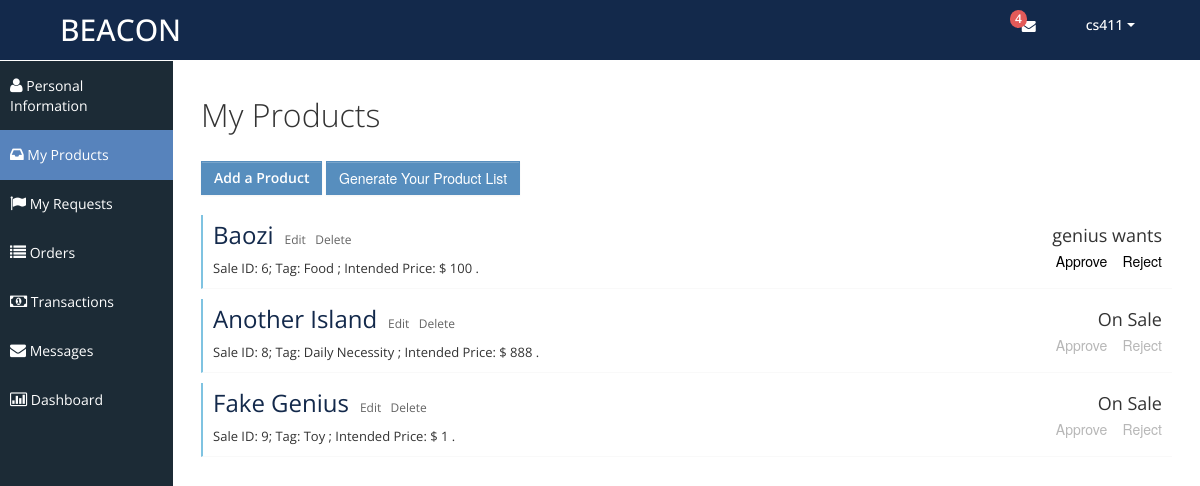
Page /myproducts.php (signed in) on the committed database.
### tables this page shows
CREATE TABLE `Sales` (
  `SaleId` int NOT NULL,
  `SellerId` varchar(50) DEFAULT NULL,
  `ProductName` varchar(50) DEFAULT NULL,
  `Tag` varchar(50) DEFAULT NULL,
  `Description` varchar(500) DEFAULT NULL,
  `Image` varchar(100) DEFAULT NULL,
  `IntendedPrice` double DEFAULT NULL,
  `OriginalPrice` double DEFAULT NULL,
  `Depreciation` int DEFAULT NULL,
  `IntendedBuyerId` varchar(50) DEFAULT NULL
);

### myproducts.php (the view, shortened to what this page needs)
<?php
	$curr_user = $_SESSION['curr_user'];
	if (empty($curr_user)) {
		$msg = "curr_user is empty";
	}
	else {
		$conn = connectDB();
		$sql = "SELECT * FROM Sales WHERE SellerId = '$curr_user'";
		$result = $conn->query($sql);
		$array = array();
		while($row = mysqli_fetch_assoc($result)){
			$array[]=$row;
		}
	}
?>
<!DOCTYPE html>
<html lang="en">
<head>
	<link id="bootstrap-style" href="css/bootstrap.min.css" rel="stylesheet">
	<link href="css/bootstrap-responsive.min.css" rel="stylesheet">
	<link id="base-style" href="css/style.css" rel="stylesheet">
	<link id="base-style-responsive" href="css/style-responsive.css" rel="stylesheet">
</head>
<body>
	<div class="navbar">
		<div class="navbar-inner">
			<div class="container-fluid">
				<a class="brand" href="index.php"><span>BEACON</span></a>
				<div class="nav-no-collapse header-nav">
					<ul class="nav pull-right">
						<li class="dropdown hidden-phone">
							<a class="btn dropdown-toggle" data-toggle="dropdown" href="#">
								<i class="icon-envelope"></i>
								<span class="badge red"> 4 </span>
							</a>
						</li>
						<li class="dropdown">
							<a class="btn dropdown-toggle" data-toggle="dropdown" href="#">
								<span><?php echo $curr_user; ?></span>
								<span class="caret"></span>
							</a>
						</li>
					</ul>
				</div>
			</div>
		</div>
	</div>
	<div class="container-fluid-full">
	<div class="row-fluid">
	<div id="sidebar-left" class="span2">
		<div class="nav-collapse sidebar-nav">
			<ul class="nav nav-tabs nav-stacked main-menu">
				<li><a href="myprofile.php"><i class="icon-user"></i><span class="hidden-tablet"> Personal Information</span></a></li>
				<li><a href="myproducts.php"><i class="icon-inbox"></i><span class="hidden-tablet"> My Products</span></a></li>
				<li><a href="myrequests.php"><i class="icon-flag"></i><span class="hidden-tablet"> My Requests</span></a></li>
				<li><a href="myorders.php"><i class="icon-list"></i><span class="hidden-tablet"> Orders</span></a></li>
				<li><a href="mytransactions.php"><i class="icon-money"></i><span class="hidden-tablet"> Transactions</span></a></li>
				<li><a href="mymessages.php"><i class="icon-envelope"></i><span class="hidden-tablet"> Messages</span></a></li>
				<li><a href="dashboard.php"><i class="icon-bar-chart"></i><span class="hidden-tablet"> Dashboard</span></a></li>
			</ul>
		</div>
	</div>
	<div id="content" class="span10">
		<div class="row-fluid">
			<div class="span12">
				<h1>My Products</h1> </br>
				<a href= "post_product.php" type="btn" class="btn btn-primary" style="font-weight:600;">Add a Product</a>
				<button type="btn" class="btn btn-primary">Generate Your Product List</button></br>
				<?php foreach($array as $val): ?>
				<div class="task none" style="margin-top:10px;">
					<div class="desc">
						<span class="title">
							<a href="single-product.php?Id=<?php echo $val['SaleId'];?>&choosedb=Sales" style="color:#13294B;font-size:x-large;"><?php echo $val['ProductName']; ?></a>
						</span>&nbsp;
						<a href="edit_product.php?id=<?php echo $val['SaleId'];?>" style="font-size:12px;">Edit </a>&nbsp;
						<a href="javascript:void(0);" onclick="delete_post(<?php echo $val['SaleId']; ?>, 'Sales')" style="font-size:12px;">Delete</a>
						<div style="font-size:13px; margin-top:8px;">
							Sale ID: <?php echo $val['SaleId']; ?>;
							Tag: <?php echo $val['Tag']; ?> ;
							Intended Price: $ <?php echo $val['IntendedPrice']; ?> .
						</div>
					</div>
					<div class="time">
						<div class="date"> <?php echo $val['IntendedBuyerId']==null ? "On Sale": $val['IntendedBuyerId']." wants"; ?> </div>
						<div>
							<button type="querybtn" style="border:none; background:none;" onclick="approve_sale(<?php echo $val['SaleId']; ?>)" <?php echo $val['IntendedBuyerId']==null ? 'disabled':'' ?> >Approve</button>
							<button type="querybtn" style="border:none; background:none;margin-right:-6px;" onclick="reject_sale(<?php echo $val['SaleId']; ?>)" <?php echo $val['IntendedBuyerId']==null ? 'disabled':'' ?> >Reject</button>
						</div>
					</div>
				</div>
				<?php endforeach; ?>
			</div>
		</div>
	</div>
	</div>
	</div>
</body>
</html>

### css/style.css (style rules this page uses)
.red, .red [class="box-header"], .red.box, .slider.red .ui-slider-range, .progress.red .ui-progressbar-value, .sliderVertical.red .ui-slider-range, .progressSlim.red .ui-progressbar-value, .label-important, .badge-important { background: #E25A59 !important; border-color: #E25A59 !important; color: #fff; }
body { background: #F5F5F5; color: #333; border: none; font-family: 'Open Sans', sans-serif; font-weight: 400; }
a { color: #646464; }
h1 { font-size: 32px; line-height: 32px; font-weight: 300; }
.navbar { margin-bottom: 0px; }
.navbar-inner { margin-bottom: 0px; min-height: 60px; padding-right: 20px; padding-left: 20px; background: #13294b; filter: none; text-shadow: 1px 1px 1px #13294b; border: none; color: #fff; -webkit-border-radius: 0px; -moz-border-radius: 0px; border-radius: 0px; *zoom: 1; border-bottom: 1px solid #fff; }
.navbar-inner a { color: #7b7b7b; text-shadow: 0 -1px 1px #1e3877; }
.navbar-inner a i { margin-top: 2px; }
a.brand span { color: #fff; text-shadow: none; }
.header-nav { padding: 0px; color: #fff !important; background: #000 !important; }
.header-nav .nav { margin: 0px; }
.header-nav .btn { display: inline-block; padding: 21px 20px; margin-top: 0px; margin-left: 0px; font-size: 14px; line-height: 20px; text-align: center; text-shadow: none; vertical-align: middle; cursor: pointer; background: transparent; border-left: none; border-right: none; border-top: 0px; border-bottom: 0px; -webkit-border-radius: 0px; -moz-border-radius: 0px; border-radius: 0px; -webkit-box-shadow: none !important; -moz-box-shadow: none !important; box-shadow: none !important; }
.header-nav a.btn { color: #fff !important; text-shadow: none !important; padding: 15px 25px !important; }
.header-nav .btn .caret { border-top-color: #fff !important; border-bottom-color: #fff !important; }
#sidebar-left { background: #1C2B36; }
.sidebar-nav > ul { margin: 0px; padding-bottom: 1px; font-size: 14px; }
.nav-tabs.nav-stacked > li > a, .nav-tabs.nav-stacked > li > ul > li > a { padding: 15px 10px 14px 10px; color: #fff; border-top: none; border-bottom: 1px solid transparent; border-left: none; border-right: none; text-decoration: none; -webkit-border-radius: 0px; -moz-border-radius: 0px; border-radius: 0px; }
.nav-tabs.nav-stacked > li:last-child > a { border-bottom: 1px solid transparent; }
.nav-tabs.nav-stacked > li > a > i, .nav-tabs.nav-stacked > li > ul > li > a > i { opacity: 1; filter: alpha(opacity=100); -ms-filter:"progid:DXImageTransform.Microsoft.Alpha(Opacity=100)"; font-size: 16px; }
.nav-tabs.nav-stacked > li.active > a, .nav-tabs.nav-stacked > li > ul > li.active > a { background: #5783bc; border-bottom: 1px solid #5783bc; }
.nav-tabs.nav-stacked > li:first-child > a { margin: 0px 0px 0px 0px; -webkit-border-radius: 0px; -moz-border-radius: 0px; border-radius: 0px; }
.nav-tabs.nav-stacked > li:last-child > a { -webkit-border-radius: 0px; -moz-border-radius: 0px; border-radius: 0px; }
#content { background: #ffffff; filter: none; min-height: 100%; padding: 20px 20px; position: relative; }
.label, .badge { text-shadow: none; font-family: 'Open Sans', sans-serif; font-weight: 600; font-size: 12px; padding: 3px 6px; }
.btn { display: inline-block; padding: 6px 12px; margin-bottom: 10px; font-size: 14px; font-weight: 500; line-height: 20px; text-align: center; white-space: nowrap; vertical-align: middle; cursor: pointer; border: 1px solid #a7a9aa; -webkit-border-radius: 0px !important; border-radius: 0px !important; }
.btn i { margin-top: 2px; }
.btn { color: #ffffff; background-color: #a7a9aa; border-color: #a7a9aa; background-image: none; filter: none; text-shadow: none; }
.btn-primary { background-color: #578EBE; border-color: #578EBE; }
button:disabled, button[disabled] { border: none; background: none; cursor: not-allowed; }
.task { border-bottom: 1px solid #f9f9f9; margin-bottom: 1px; }
.task.none { border-left: 2px solid #7fc3e1; }
.task .desc { display: inline-block; width: 75%; padding: 10px 10px; font-size: 12px; }
.task .desc .title { font-size: 18px; margin-bottom: 5px; }
.task .time { display: inline-block; float: right; width: 15%; padding: 10px 10px 10px 0px; font-size: 12px; text-align: right; }
.task .time .date { font-size: 18px; margin-bottom: 5px; }
.header-nav .badge { position: absolute; top: 10px; right: 34px; font-weight: 300px; padding: 2px 5px; }
.navbar .brand { margin: 10px; margin-left: 0px; font-size: 30px; font-weight: 500; }

### rows in the picture
sales: ProductName "Baozi", SaleId "6", Tag "Food", IntendedPrice "100", IntendedBuyerId "genius"
sales: ProductName "Another Island", SaleId "8", Tag "Daily Necessity", IntendedPrice "888", shows "On Sale"
sales: ProductName "Fake Genius", SaleId "9", Tag "Toy", IntendedPrice "1", shows "On Sale"

### other values in the picture
$curr_user "cs411"
